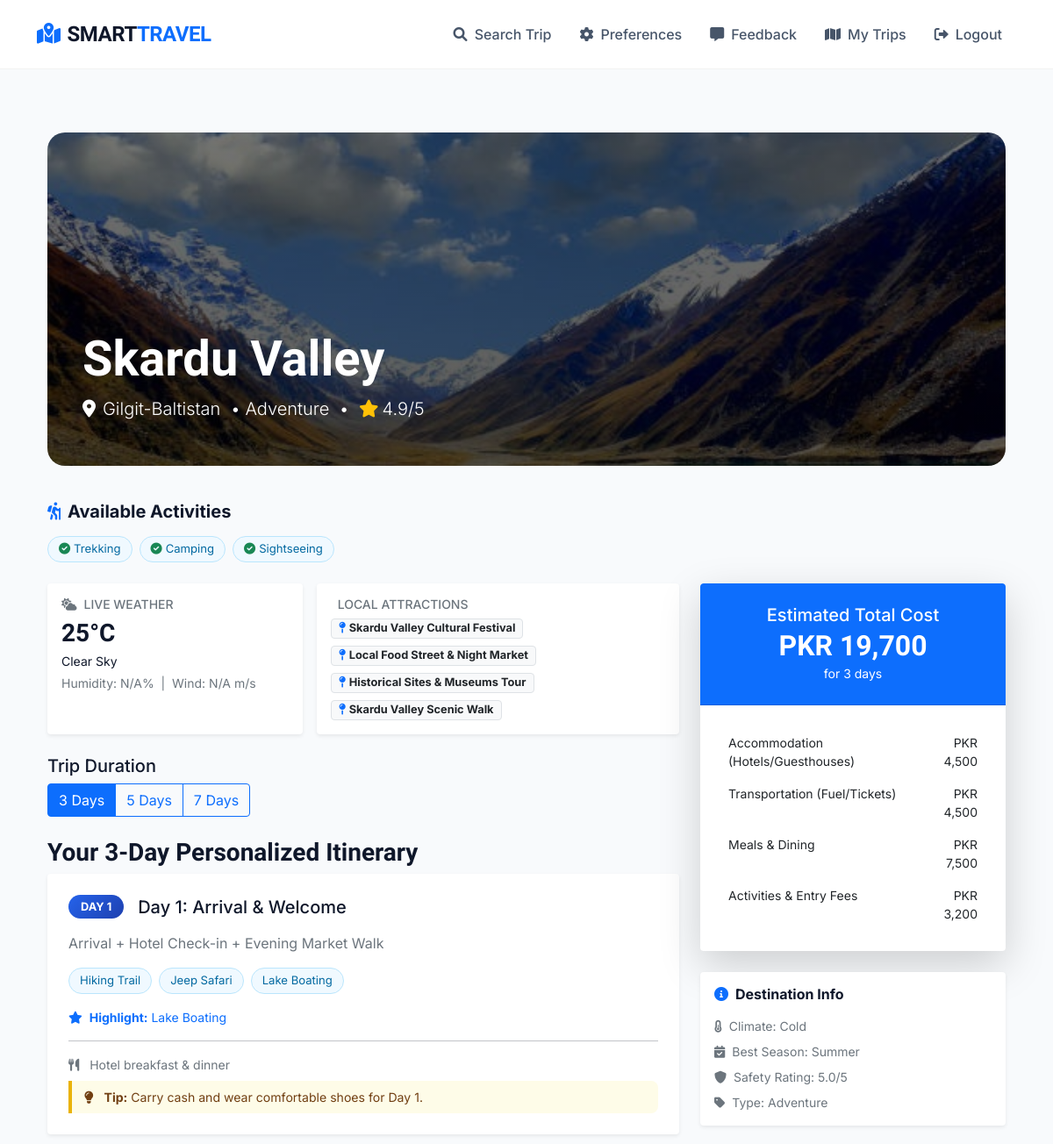
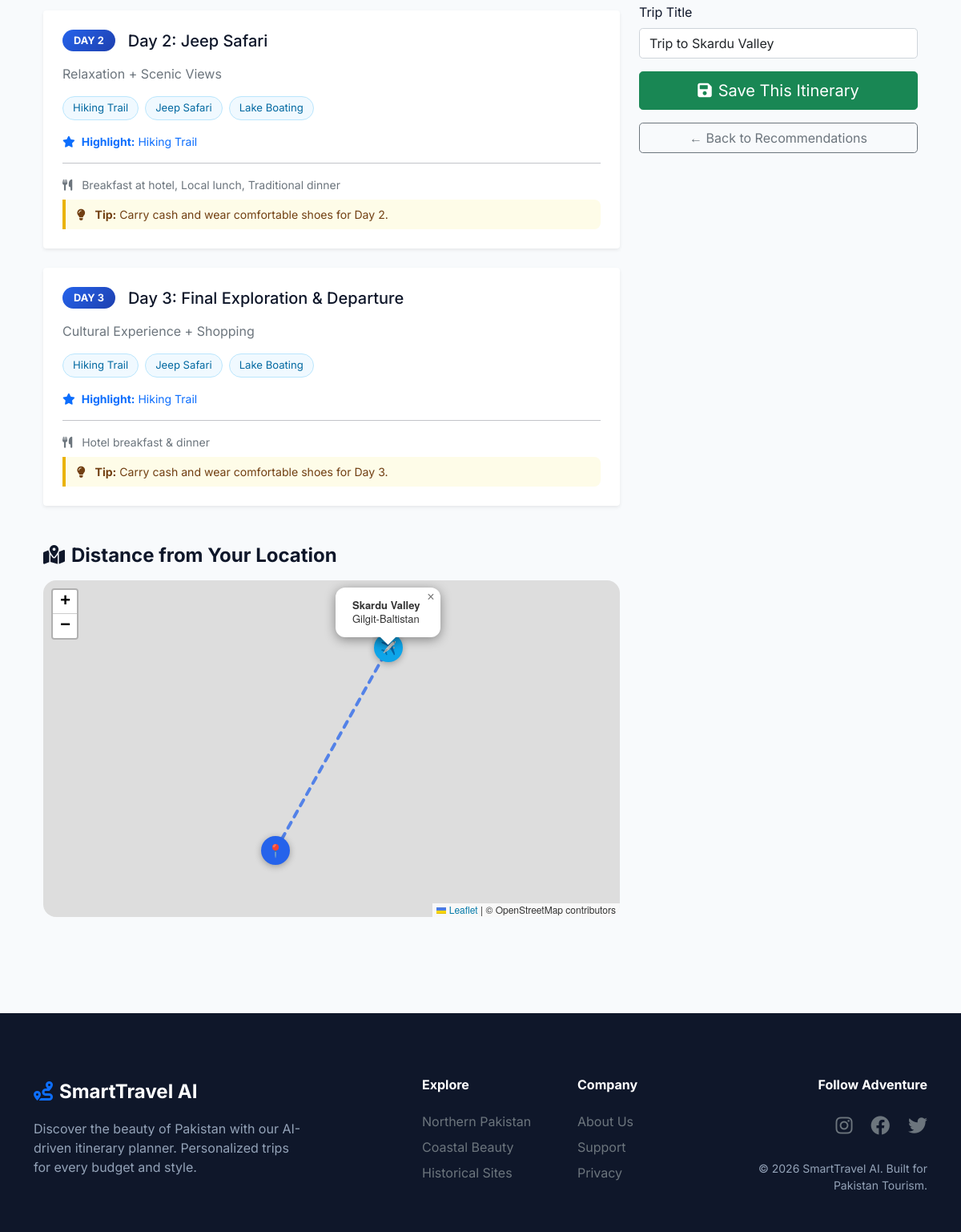
Screenshot of /plan-trip/23/ (signed in) with the database file from the repository (2 pictures, top to bottom).
### myapp/models.py (models this page shows, shortened)
class Destination(models.Model):
    TRAVEL_TYPE_CHOICES = (
        ('Adventure', 'Adventure'),
        ('Relaxation', 'Relaxation'),
        ('Family', 'Family'),
        ('Cultural', 'Cultural'),
        ('Historical', 'Historical'),
        ('Romantic', 'Romantic'),
        ('Other', 'Other'),
    )
    WEATHER_CHOICES = (
        ('Cold', 'Cold'),
        ('Warm', 'Warm'),
        ('Moderate', 'Moderate'),
        ('Hot', 'Hot'),
    )
    name = models.CharField(max_length=100)
    type = models.CharField(max_length=20, choices=TRAVEL_TYPE_CHOICES)
    region = models.CharField(max_length=100)
    cost = models.PositiveIntegerField(help_text="Average trip cost in PKR")
    weather = models.CharField(max_length=20, choices=WEATHER_CHOICES)
    best_season = models.CharField(max_length=50)
    activities = models.JSONField(default=list, blank=True)
    safety_rating = models.DecimalField(max_digits=2, decimal_places=1)
    user_rating = models.DecimalField(max_digits=2, decimal_places=1)
    image = models.ImageField(upload_to='destinations/', null=True, blank=True)

### myapp/views.py (the view)
# urls.py: path('plan-trip/<int:destination_id>/', views.plan_trip, name='plan_trip'),
@login_required
def plan_trip(request, destination_id):
    destination = get_object_or_404(Destination, id=destination_id)
    user_lat, user_lng = 24.8607, 67.0011
    dest_lat = getattr(destination, 'lat', None)
    dest_lng = getattr(destination, 'lon', None)
    distance_info = None
    if dest_lat and dest_lng:
        distance = calculate_distance(user_lat, user_lng, dest_lat, dest_lng)
        distance_info = {'distance': distance, 'time': round(distance / 60, 1)}
    else:
        dest_lat, dest_lng = geocode_location(destination.name + ", Pakistan")
        if dest_lat and dest_lng:
            distance = calculate_distance(user_lat, user_lng, dest_lat, dest_lng)
            distance_info = {'distance': distance, 'time': round(distance / 60, 1)}
    try:
        days = int(request.GET.get('days', 3))
        days = max(2, min(days, 10))
    except ValueError:
        days = 3
    try:
        budget = int(request.GET.get('budget')) if request.GET.get('budget') else None
    except (ValueError, TypeError):
        budget = None
    weather = get_destination_weather(destination.name)
    events = get_local_events(destination.name)
    travel_style = None
    if hasattr(request.user, 'profile') and request.user.profile.travel_style:
        travel_style = request.user.profile.travel_style
    ai_advice = get_ai_itinerary_adjustment(
        destination_name=destination.name,
        weather_data=weather,
        days=days,
        budget=budget,
        travel_style=travel_style
    )
    ai_itinerary_data = generate_ai_itinerary(
        destination_name=destination.name,
        days=days,
        budget=budget,
        travel_style=travel_style,
        destination_type=destination.type
    )
    if ai_itinerary_data and isinstance(ai_itinerary_data, dict) and 'daily_plan' in ai_itinerary_data:
        itinerary = ai_itinerary_data['daily_plan']
        itinerary_summary = ai_itinerary_data.get('summary', '')
        ai_generated = True
    else:
        itinerary = generate_sample_itinerary(destination, days)
        itinerary_summary = None
        ai_generated = False
    multiplier = days / 3.0
    base_hotel_per_night = 1500 if destination.type.lower() in ['nature', 'adventure', 'mountain'] else 2200
    base_transport = 4500
    base_meals_per_day = 2500
    base_activities = 3200 if 'adventure' in destination.type.lower() else 1800
    hotel_cost = int(base_hotel_per_night * days)
    transport_cost = int(base_transport * (multiplier ** 0.8))
    meals_cost = int(base_meals_per_day * days)
    activities_cost = int(base_activities * multiplier)
    total_cost = hotel_cost + transport_cost + meals_cost + activities_cost
    budget_warning = budget and total_cost > budget
    activities = destination.activities if isinstance(destination.activities, list) else []
    context = {
        'destination': destination,
        'weather': weather,
        'events': events[:6] if events else [],
        'ai_advice': ai_advice,
        'activities': activities,
        'days': days,
        'budget': budget,
        'distance_info': distance_info,
        'dest_lat': dest_lat or 34.5,
        'dest_lng': dest_lng or 73.2,
        'user_location': {'lat': user_lat, 'lng': user_lng},
        'budget_breakdown': {
            'Accommodation (Hotels/Guesthouses)': f"PKR {hotel_cost:,}",
            'Transportation (Fuel/Tickets)': f"PKR {transport_cost:,}",
            'Meals & Dining': f"PKR {meals_cost:,}",
            'Activities & Entry Fees': f"PKR {activities_cost:,}",
        },
        'total_cost': total_cost,
        'formatted_total': f"PKR {total_cost:,}",
        'budget_warning': budget_warning,
        'itinerary': itinerary,
        'itinerary_summary': itinerary_summary,
        'ai_generated': ai_generated,
    }
    return render(request, 'plan_trip.html', context)

### myapp/services.py (called while the page is built)
def _groq_available():
    return bool(GROQ_API_KEY and len(GROQ_API_KEY) > 20)

def get_destination_weather(city_name):
    url = (
        f"http://api.openweathermap.org/data/2.5/weather"
        f"?q={urllib.parse.quote(city_name)}"
        f"&appid={OPENWEATHER_API_KEY}&units=metric"
    )
    try:
        response = requests.get(url, timeout=8)
        if response.status_code == 200:
            data = response.json()
            return {
                "condition": data['weather'][0]['main'],
                "temp": round(data['main']['temp']),
                "description": data['weather'][0]['description'],
                "humidity": data['main'].get('humidity', 'N/A'),
                "wind_speed": data['wind'].get('speed', 'N/A'),
            }
    except Exception as e:
        print(f"Weather API Error for {city_name}: {e}")
    return {"condition": "Clear", "temp": 25, "description": "clear sky", "humidity": "N/A", "wind_speed": "N/A"}

def get_mock_events(location_name):
    return [
        {"name": f"{location_name} Cultural Festival", "distance": "Central Area"},
        {"name": "Local Food Street & Night Market", "distance": "Nearby"},
        {"name": "Historical Sites & Museums Tour", "distance": "Walking distance"},
        {"name": f"{location_name} Scenic Walk", "distance": "1-2 km"},
    ]

def geocode_location(place_name):
    url = "https://nominatim.openstreetmap.org/search"
    params = {
        "q": place_name,
        "format": "json",
        "limit": 1
    }
    try:
        res = requests.get(url, params=params, timeout=5, headers={"User-Agent": "smart-travel-app"})
        data = res.json()
        if data:
            return float(data[0]['lat']), float(data[0]['lon'])
    except Exception as e:
        print(f"Geocoding error for {place_name}: {e}")
    return None, None

### templates/plan_trip.html (shortened to what this page needs)
{% extends 'base.html' %}
{% block css %}
<link rel="stylesheet" href="https://unpkg.com/leaflet@1.9.4/dist/leaflet.css" />
{% endblock %}
{% block content %}
<div class="container py-4">
    <div class="plan-hero">
        <div>
            <h1 class="display-4 fw-bold mb-2">{{ destination.name }}</h1>
            <p class="lead mb-0">
                <i class="fas fa-map-marker-alt me-2"></i>{{ destination.region }}
                &nbsp;&bull;&nbsp;{{ destination.type }}
                &nbsp;&bull;&nbsp;
                <i class="fas fa-star text-warning me-1"></i>{{ destination.user_rating }}/5
            </p>
        </div>
    </div>
    {% if activities %}
    <div class="mb-4">
        <h5 class="fw-bold mb-3">
            <i class="fas fa-hiking text-primary me-2"></i>Available Activities
        </h5>
        <div class="d-flex flex-wrap gap-2">
            {% for activity in activities %}
                <span class="activity-pill">
                    <i class="fas fa-check-circle text-success me-1"></i>{{ activity }}
                </span>
            {% endfor %}
        </div>
    </div>
    {% endif %}
    <div class="row">
        <div class="col-lg-8">
            {% if weather or events %}
            <div class="row g-3 mb-4">
                {% if weather %}
                <div class="col-md-5">
                    <div class="card border-0 shadow-sm rounded-4 p-3 h-100">
                        <h6 class="text-muted text-uppercase small mb-2">
                            <i class="fas fa-cloud-sun me-2"></i>Live Weather
                        </h6>
                        <h3 class="fw-bold mb-1">{{ weather.temp }}°C</h3>
                        <p class="text-capitalize mb-1 small">{{ weather.description }}</p>
                        <small class="text-muted">
                            Humidity: {{ weather.humidity }}%
                            &nbsp;|&nbsp; Wind: {{ weather.wind_speed }} m/s
                        </small>
                    </div>
                </div>
                {% endif %}
                {% if events %}
                <div class="col-md-7">
                    <div class="card border-0 shadow-sm rounded-4 p-3 h-100">
                        <h6 class="text-muted text-uppercase small mb-2">
                            Local Attractions
                        </h6>
                        <div class="d-flex flex-wrap gap-2">
                            {% for event in events %}
                                <span class="badge bg-light text-dark border px-2 py-1" style="font-size:0.8rem;">
                                    <i class="fas fa-map-pin text-primary me-1"></i>{{ event.name }}
                                </span>
                            {% endfor %}
                        </div>
                    </div>
                </div>
                {% endif %}
            </div>
            {% endif %}
            <div class="mb-4 d-flex gap-4 flex-wrap align-items-center">
                <div>
                    <h5 class="fw-semibold mb-2">Trip Duration</h5>
                    <div class="btn-group">
                        {% for d in "357" %}
                        <a href="?days={{ d }}{% if budget %}&budget={{ budget }}{% endif %}"
                           class="btn {% if days == d|add:0 %}btn-primary{% else %}btn-outline-primary{% endif %}">
                            {{ d }} Days
                        </a>
                        {% endfor %}
                    </div>
                </div>
            </div>
            <h3 class="fw-bold mb-2">
                Your {{ days }}-Day Personalized Itinerary
            </h3>
            <div class="row g-4 mb-5">
                {% for item in itinerary %}
                <div class="col-12">
                    <div class="card itinerary-card border-0 shadow-sm">
                        <div class="card-body p-4">
                            <div class="d-flex align-items-center mb-3 gap-3">
                                <span class="day-badge">DAY {{ item.day }}</span>
                                <h5 class="mb-0 fw-semibold">{{ item.title }}</h5>
                            </div>
                            <p class="text-muted mb-3">{{ item.description }}</p>
                            {% if item.activities %}
                            <div class="d-flex flex-wrap gap-2 mb-3">
                                {% for act in item.activities %}
                                    <span class="activity-pill">{{ act }}</span>
                                {% endfor %}
                            </div>
                            {% endif %}
                            {% if item.highlight %}
                            <p class="text-primary small mb-2">
                                <i class="fas fa-star me-1"></i>
                                <strong>Highlight:</strong> {{ item.highlight }}
                            </p>
                            {% endif %}
                            <hr class="my-3">
                            <p class="text-muted small mb-2">
                                <i class="fas fa-utensils me-2"></i>
                                {{ item.meals|default:"Breakfast, Lunch & Dinner" }}
                            </p>
                            {% if item.tips %}
                            <div class="tip-box mt-2">
                                <i class="fas fa-lightbulb me-2"></i>
                                <strong>Tip:</strong> {{ item.tips }}
                            </div>
                            {% endif %}
                        </div>
                    </div>
                </div>
                {% empty %}
                <div class="col-12 text-center py-4">
                    <p class="text-muted">No itinerary available. Please try again.</p>
                </div>
                {% endfor %}
            </div>
            <div class="mt-2 mb-5">
                <h4 class="fw-bold mb-3">
                    <i class="fas fa-map-marked-alt me-2"></i>Distance from Your Location
                </h4>
                <div id="distance-map" style="height: 420px; border-radius: 16px;"></div>
            </div>
        </div>
        <div class="col-lg-4">
            <div style="position: sticky; top: 100px;">
                <div class="card shadow-lg border-0 mb-4 rounded-4 overflow-hidden">
                    <div class="card-header bg-primary text-white text-center py-4">
                        <h5 class="mb-1">Estimated Total Cost</h5>
                        <h2 class="cost-total text-white mb-0">{{ formatted_total }}</h2>
                        <small>for {{ days }} days</small>
                    </div>
                    <div class="card-body p-4">
                        <table class="table table-borderless mb-0">
                            {% for category, cost in budget_breakdown.items %}
                            <tr>
                                <td class="py-2 small">{{ category }}</td>
                                <td class="py-2 text-end fw-medium small">{{ cost }}</td>
                            </tr>
                            {% endfor %}
                        </table>
                    </div>
                </div>
                <div class="card border-0 shadow-sm rounded-4 mb-4 p-3">
                    <h6 class="fw-bold mb-3">
                        <i class="fas fa-info-circle text-primary me-2"></i>Destination Info
                    </h6>
                    <div class="d-flex flex-column gap-2 small text-muted">
                        <span><i class="fas fa-thermometer-half me-2"></i>Climate: {{ destination.weather }}</span>
                        <span><i class="fas fa-calendar-check me-2"></i>Best Season: {{ destination.best_season }}</span>
                        <span><i class="fas fa-shield-alt me-2"></i>Safety Rating: {{ destination.safety_rating }}/5</span>
                        <span><i class="fas fa-tag me-2"></i>Type: {{ destination.type }}</span>
                    </div>
                </div>
                <form method="POST" action="{% url 'save_itinerary' %}">
                    <div class="mb-3">
                        <label class="form-label fw-medium">Trip Title</label>
                        <input type="text" name="title" class="form-control rounded-3"
                               value="Trip to {{ destination.name }}" required>
                    </div>
                    <button type="submit" class="btn btn-success btn-lg w-100 mb-3 rounded-3">
                        <i class="fas fa-save me-2"></i>Save This Itinerary
                    </button>
                </form>
                <a href="{% url 'dashboard' %}" class="btn btn-outline-secondary w-100 rounded-3">
                    ← Back to Recommendations
                </a>
            </div>
        </div>
    </div>
</div>
{% endblock %}

### templates/base.html (style rules this page uses)
:root { --primary-travel: #0ea5e9; --dark-navy: #0f172a; --accent-green: #10b981; --bg-body: #f8fafc; --card-shadow: 0 10px 25px -5px rgba(0, 0, 0, 0.1), 0 8px 10px -6px rgba(0, 0, 0, 0.1); }
body { font-family: 'Inter', sans-serif; background-color: var(--bg-body); color: var(--dark-navy); min-height: 100vh; display: flex; flex-direction: column; }
h1, h2, h3, .navbar-brand { font-family: 'Plus Jakarta Sans', sans-serif; font-weight: 700; }

### rows the page displays
Destination: name "Skardu Valley", region "Gilgit-Baltistan", type "Adventure", user_rating "4.9", weather "Cold", best_season "Summer", safety_rating "5.0", title "Trip to Skardu Valley"

### other values shown
{{ activity }} "Trekking" "Camping" "Sightseeing"
{{ weather.temp }} "25"
{{ weather.description }} "Clear Sky"
{{ weather.humidity }} "N/A"
{{ weather.wind_speed }} "N/A"
{{ event.name }} "Skardu Valley Cultural Festival" "Local Food Street & Night Market" "Historical Sites & Museums Tour" "Skardu Valley Scenic Walk"
{{ d }} "3" "5" "7"
{{ days }} "3"
{{ item.day }} "1" "2" "3"
{{ item.title }} "Day 1: Arrival & Welcome" "Day 2: Jeep Safari" "Day 3: Final Exploration & Departure"
{{ item.description }} "Arrival + Hotel Check-in + Evening Market Walk" "Relaxation + Scenic Views" "Cultural Experience + Shopping"
{{ act }} "Hiking Trail" "Jeep Safari" "Lake Boating" "Hiking Trail" "Jeep Safari" "Lake Boating" "Hiking Trail" "Jeep Safari" "Lake Boating"
{{ item.highlight }} "Lake Boating" "Hiking Trail" "Hiking Trail"
{{ item.meals|default:"Breakfast, Lunch & Dinner" }} "Hotel breakfast & dinner" "Breakfast at hotel, Local lunch, Traditional dinner" "Hotel breakfast & dinner"
{{ item.tips }} "Carry cash and wear comfortable shoes for Day 1." "Carry cash and wear comfortable shoes for Day 2." "Carry cash and wear comfortable shoes for Day 3."
